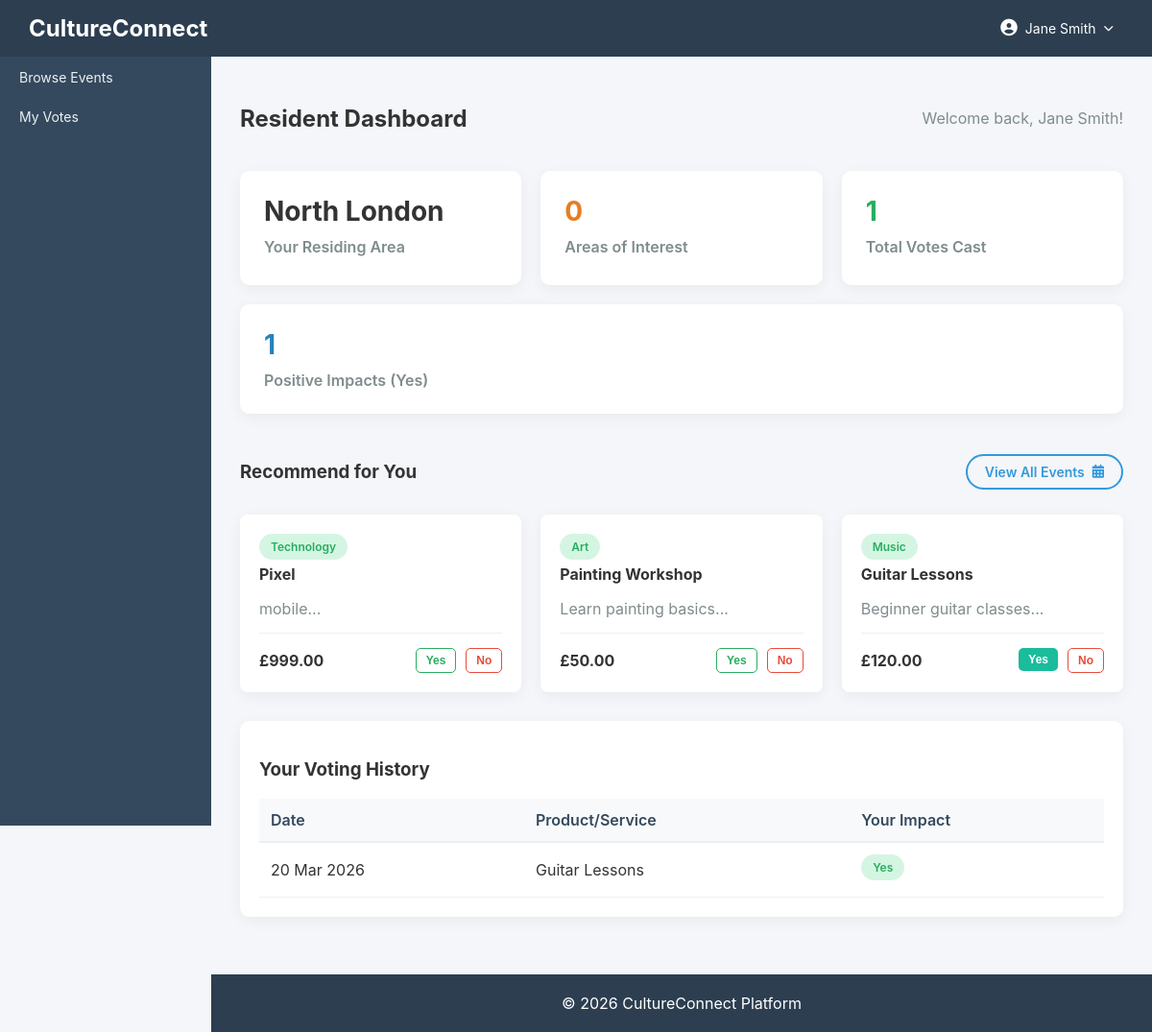
Before: /user-dashboard (signed in) with the older database file.
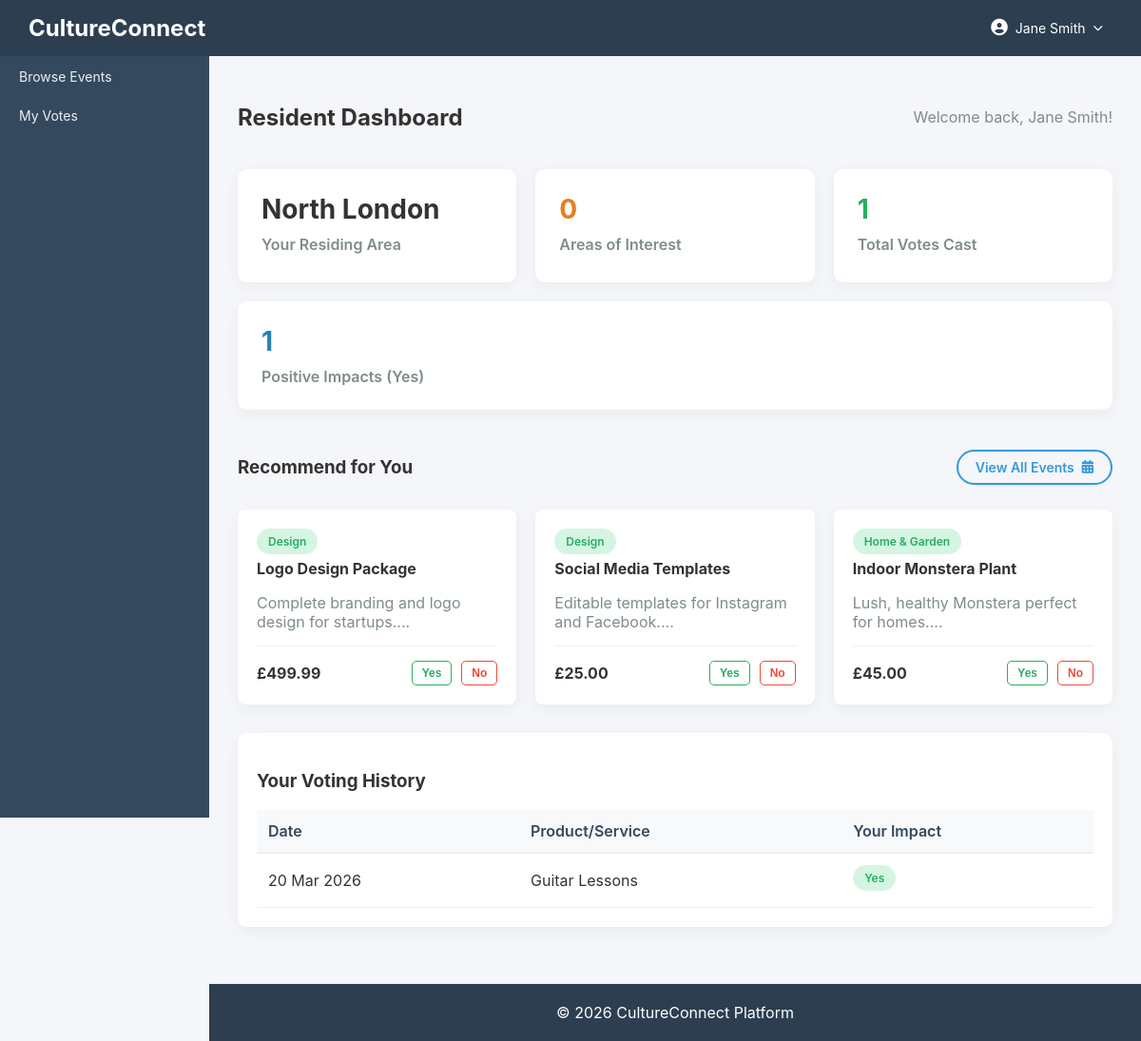
After: the same page with the newer database file.
### tables this page shows
CREATE TABLE `products` (
  `id` int(11) NOT NULL,
  `sme_id` int(11) DEFAULT NULL,
  `name` varchar(150) DEFAULT NULL,
  `description` text DEFAULT NULL,
  `category` varchar(100) DEFAULT NULL,
  `price_category` enum('Affordable','Moderate','Premium') DEFAULT NULL,
  `price` decimal(10,2) DEFAULT NULL,
  `availability` tinyint(1) DEFAULT 1,
  `created_at` timestamp NOT NULL DEFAULT current_timestamp()
);

CREATE TABLE `votes` (
  `id` int(11) NOT NULL,
  `user_id` int(11) DEFAULT NULL,
  `product_id` int(11) DEFAULT NULL,
  `vote` enum('Yes','No') DEFAULT NULL,
  `created_at` timestamp NOT NULL DEFAULT current_timestamp()
);

### controllers/UserController.php (called while the page is built, shortened)
<?php
require_once $_SERVER['DOCUMENT_ROOT'] . '/cultureconnect/models/Resident.php';
class UserController {
    public function dashboard(){
        $residentModel = new Resident();
        $stats = $residentModel->getDashboardStats($_SESSION['user_id']);
        require_once $_SERVER['DOCUMENT_ROOT'] . '/cultureconnect/models/Product.php';
        $productModel = new Product();
        $stmt = $productModel->readAll();
        $products = $stmt->fetchAll(PDO::FETCH_ASSOC);
        $database = new Database();
        $conn = $database->getConnection();
        $stmtVotes = $conn->prepare("SELECT product_id, vote FROM votes WHERE user_id = :user_id");
        $stmtVotes->bindParam(':user_id', $_SESSION['user_id']);
        $stmtVotes->execute();
        $user_votes = $stmtVotes->fetchAll(PDO::FETCH_KEY_PAIR);
        require $_SERVER['DOCUMENT_ROOT'] . '/cultureconnect/views/user/dashboard.php';
    }
}
?>

### index.php (called while the page is built)
<?php
    require_once 'router.php';
?>

### models/Product.php (called while the page is built, shortened)
<?php
require_once $_SERVER['DOCUMENT_ROOT'] . '/cultureconnect/config/database.php';
class Product {
    private $conn;
    private $table_name = "products";
    public function __construct() {
        $database = new Database();
        $this->conn = $database->getConnection();
    }
    public function readAll($sme_id = null, $search = null, $category = null, $price_limit = null) {
        $query = "SELECT p.*, s.business_name FROM " . $this->table_name . " p
                  LEFT JOIN smes s ON p.sme_id = s.id WHERE 1=1";
        $query .= " ORDER BY p.created_at DESC";
        $stmt = $this->conn->prepare($query);
        $stmt->execute();
        return $stmt;
    }
}
?>

### config/database.php (called while the page is built, shortened)
<?php
class Database {
    private $host = "localhost";
    private $db_name = "cultureconnect";
    private $username = "root";
    private $password = "";
    public function getConnection() {
        $this->conn = null;
        try {
            $this->conn = new PDO(
                "mysql:host=" . $this->host . ";dbname=" . $this->db_name,
                $this->username,
                $this->password
            );
            $this->conn->setAttribute(PDO::ATTR_ERRMODE, PDO::ERRMODE_EXCEPTION);
        } catch(PDOException $exception) {
            echo "Connection error: " . $exception->getMessage();
        }
        return $this->conn;
    }
}

### models/Resident.php (called while the page is built, shortened)
<?php
require_once $_SERVER['DOCUMENT_ROOT'] . '/cultureconnect/config/database.php';
class Resident {
    public $conn;
    public function __construct() {
        $database = new Database();
        $this->conn = $database->getConnection();
    }
    public function getDashboardStats($user_id) {
        $stats = [
            'area_name' => 'Not Set',
            'interests' => [],
            'total_votes' => 0,
            'yes_votes' => 0,
            'recent_activity' => []
        ];
        $query = "SELECT a.name FROM areas a JOIN users u ON u.area_id = a.id WHERE u.id = :user_id";
        $stmt = $this->conn->prepare($query);
        $stmt->bindParam(':user_id', $user_id);
        $stmt->execute();
        if ($row = $stmt->fetch(PDO::FETCH_ASSOC)) {
            $stats['area_name'] = $row['name'];
        }
        $query = "SELECT i.name FROM interests i JOIN user_interests ui ON ui.interest_id = i.id WHERE ui.user_id = :user_id";
        $stmt = $this->conn->prepare($query);
        $stmt->bindParam(':user_id', $user_id);
        $stmt->execute();
        $stats['interests'] = $stmt->fetchAll(PDO::FETCH_COLUMN);
        $query = "SELECT COUNT(*) as total, SUM(CASE WHEN vote = 'Yes' THEN 1 ELSE 0 END) as yes_count FROM votes WHERE user_id = :user_id";
        $stmt = $this->conn->prepare($query);
        $stmt->bindParam(':user_id', $user_id);
        $stmt->execute();
        $row = $stmt->fetch(PDO::FETCH_ASSOC);
        $stats['total_votes'] = $row['total'];
        $stats['yes_votes'] = $row['yes_count'];
        $query = "SELECT v.created_at, p.name as activity, v.vote as status
                  FROM votes v
                  JOIN products p ON v.product_id = p.id
                  WHERE v.user_id = :user_id
                  ORDER BY v.created_at DESC LIMIT 5";
        $stmt = $this->conn->prepare($query);
        $stmt->bindParam(':user_id', $user_id);
        $stmt->execute();
        $stats['recent_activity'] = $stmt->fetchAll(PDO::FETCH_ASSOC);
        return $stats;
    }
}
?>

### views/user/dashboard.php (the view, shortened to what the changed rows need)
<?php include($_SERVER['DOCUMENT_ROOT'] . '/cultureconnect/views/layouts/header.php'); ?>
<div class="content">
    <div class="flex-between mb-20">
        <h2>Resident Dashboard</h2>
    </div>
    <div class="mb-30">
        <div class="grid-3">
            <?php
            $suggested = array_slice($products, 0, 3);
            foreach($suggested as $p):
                $current_vote = $user_votes[$p['id']] ?? null;
            ?>
                <div class="activity p-20 br-8">
                    <div class="badge badge-success mb-10"><?php echo htmlspecialchars($p['category']); ?></div>
                    <h4 class="m-0"><?php echo htmlspecialchars($p['name']); ?></h4>
                    <p class="fs-14 text-muted mb-15"><?php echo substr(htmlspecialchars($p['description']), 0, 60) . '...'; ?></p>
                    <div class="flex-between items-center border-top p-top-15">
                        <div class="text-bold">£<?php echo number_format($p['price'], 2); ?></div>
                        <div class="flex-gap-10">
                            <form action="/cultureconnect/votes/store" method="POST" style="display:inline;">
                                <button type="submit" class="btn btn-sm <?php echo $current_vote === 'Yes' ? 'btn-success' : 'btn-outline-success'; ?>">Yes</button>
                            </form>
                            <form action="/cultureconnect/votes/store" method="POST" style="display:inline;">
                                <button type="submit" class="btn btn-sm <?php echo $current_vote === 'No' ? 'btn-danger' : 'btn-outline-danger'; ?>">No</button>
                            </form>
                        </div>
                    </div>
                </div>
            <?php endforeach; ?>
        </div>
    </div>
    <div class="activity">
        <table>
            <thead>
                <tr>
                    <th>Date</th>
                    <th>Product/Service</th>
                    <th>Your Impact</th>
                </tr>
            </thead>
            <tbody>
                <?php if (count($stats['recent_activity']) > 0): ?>
                    <?php foreach ($stats['recent_activity'] as $act): ?>
                    <tr>
                        <td><?php echo date('d M Y', strtotime($act['created_at'])); ?></td>
                        <td><?php echo htmlspecialchars($act['activity']); ?></td>
                        <td>
                            <span class="badge <?php echo $act['status'] === 'Yes' ? 'badge-success' : 'badge-danger'; ?> text-bold">
                                <?php echo $act['status']; ?>
                            </span>
                        </td>
                    </tr>
                    <?php endforeach; ?>
                <?php else: ?>
                    <tr>
                        <td colspan="3" class="text-center text-muted">You haven't cast any votes yet.</td>
                    </tr>
                <?php endif; ?>
            </tbody>
        </table>
    </div>
</div>
<?php include($_SERVER['DOCUMENT_ROOT'] . '/cultureconnect/views/layouts/footer.php'); ?>

Changed rows visible on the page:
no longer on this page (row unchanged): products: category "Technology", name "Pixel", description "mobile", price "999.00"
no longer on this page (row unchanged): products: category "Art", name "Painting Workshop", description "Learn painting basics", price "50.00"
no longer on this page (row unchanged): products: category "Music", name "Guitar Lessons", description "Beginner guitar classes", price "120.00"
added products: category "Design", name "Logo Design Package", description "Complete branding and logo design for startups.", price "499.99"
added products: category "Design", name "Social Media Templates", description "Editable templates for Instagram and Facebook.", price "25.00"
added products: category "Home & Garden", name "Indoor Monstera Plant", description "Lush, healthy Monstera perfect for homes.", price "45.00"
